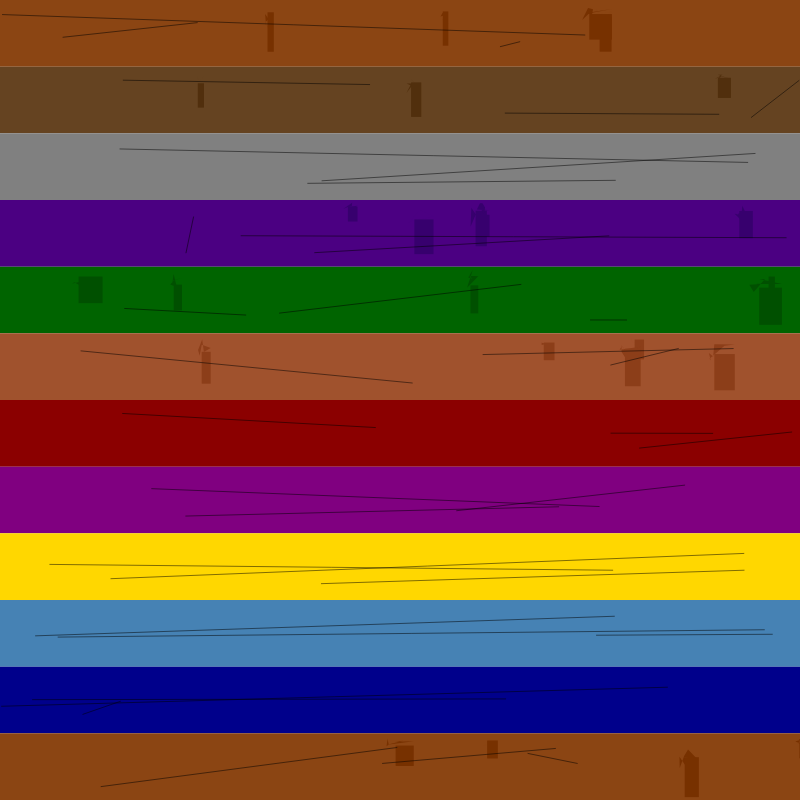
Frame 1 (no input)
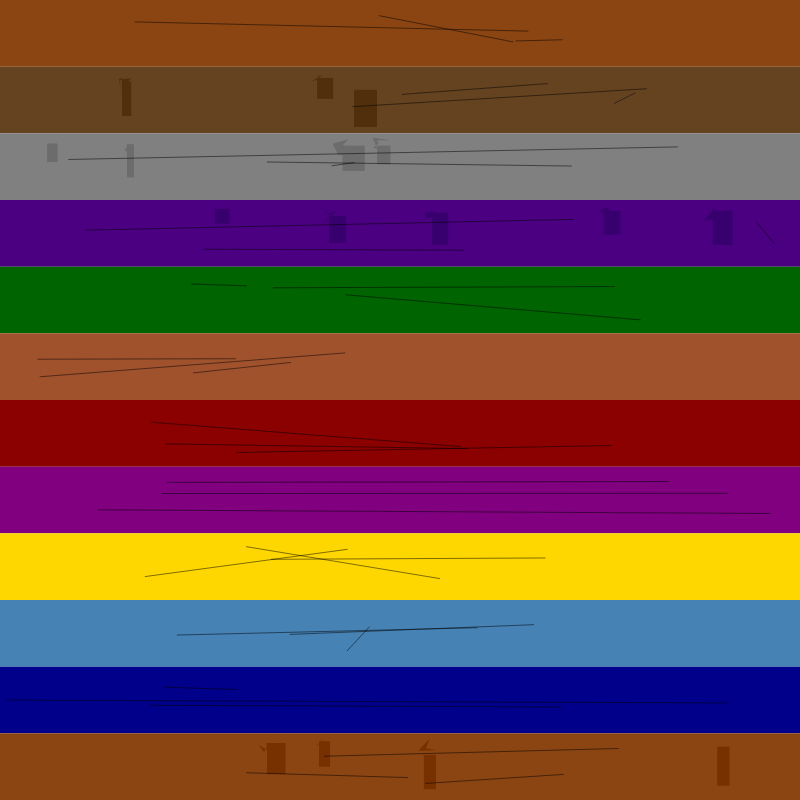
Frame 2 (the mouse pressed at the canvas centre, redrawn once)

The p5.js sketch that drew these frames (run headless with seeded random() and noise() and a simulated clock; the mouse was pressed at the canvas centre and the sketch redrawn once):

// p5.js sketch
// ── sketch.js
function setup() {
  createCanvas(800, 800);
  noLoop();
}

function draw() {
  background(245);
  
  // Draw layered geological strata with crystalline veins
  drawGeologicalStrata();
}

function drawGeologicalStrata() {
  const layerCount = 12;
  const layerHeight = height / layerCount;
  
  // Earthen tones for geological layers
  const layerColors = [
    [139, 69, 19],   // Brown
    [101, 67, 33],   // Darker brown
    [128, 128, 128], // Gray
    [75, 0, 130],    // Indigo
    [0, 100, 0],     // Dark green
    [160, 82, 45],   // Sienna
    [139, 0, 0],     // Dark red
    [128, 0, 128],   // Purple
    [255, 215, 0],   // Gold
    [70, 130, 180],  // Steel blue
    [0, 0, 139],     // Dark blue
    [139, 69, 19]    // Brown
  ];
  
  for (let layer = 0; layer < layerCount; layer++) {
    const y = layer * layerHeight;
    
    // Draw base layer with slight variation
    fill(layerColors[layer % layerColors.length][0],
         layerColors[layer % layerColors.length][1],
         layerColors[layer % layerColors.length][2]);
    
    noStroke();
    rect(0, y, width, layerHeight);
    
    // Add crystalline vein patterns
    if (random() > 0.6) {
      const veinCount = floor(random(3, 8));
      for (let v = 0; v < veinCount; v++) {
        const x = random(width);
        const w = random(5, 25);
        const h = random(layerHeight * 0.2, layerHeight * 0.6);
        
        // Create jagged vein shape
        beginShape();
        vertex(x, y + random(h * 0.3, h * 0.7));
        for (let i = 0; i < 5; i++) {
          const offsetX = random(-w * 0.5, w * 0.5);
          const offsetY = random(-h * 0.2, h * 0.2);
          vertex(x + offsetX, y + random(h * 0.3, h * 0.7) + offsetY);
        }
        vertex(x + w, y + random(h * 0.3, h * 0.7));
        endShape(CLOSE);
        
        // Darken vein area slightly
        fill(layerColors[layer % layerColors.length][0] - 20,
             layerColors[layer % layerColors.length][1] - 20,
             layerColors[layer % layerColors.length][2] - 20);
        noStroke();
        rect(x, y + random(h * 0.3, h * 0.7), w, h);
      }
    }
    
    // Add subtle fracture lines
    stroke(0);
    strokeWeight(0.5);
    for (let f = 0; f < 3; f++) {
      const startX = random(width);
      const endX = random(width);
      const startY = y + random(layerHeight * 0.2, layerHeight * 0.8);
      const endY = y + random(layerHeight * 0.2, layerHeight * 0.8);
      
      line(startX, startY, endX, endY);
    }
  }
}
